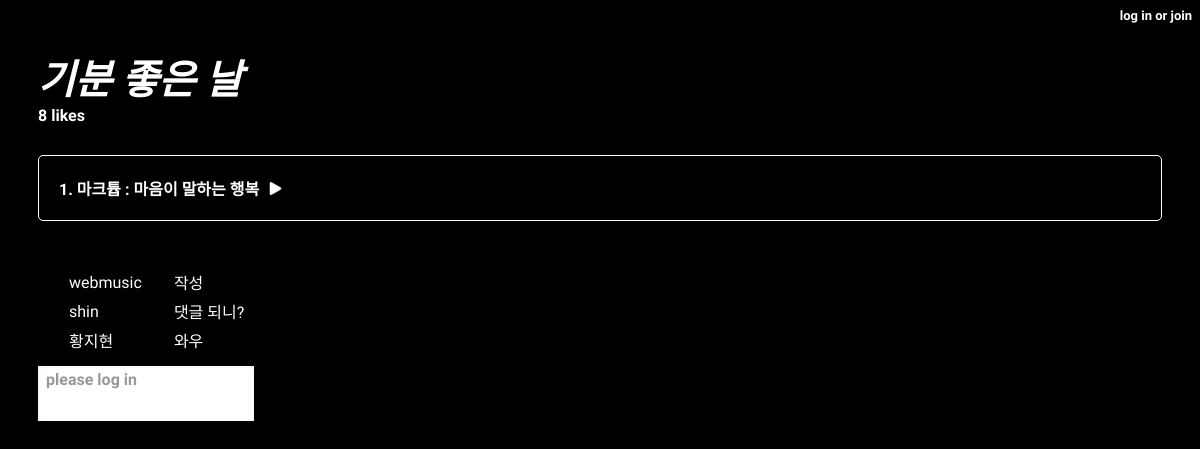
Before: /music/2/playlist/ with the older database file.
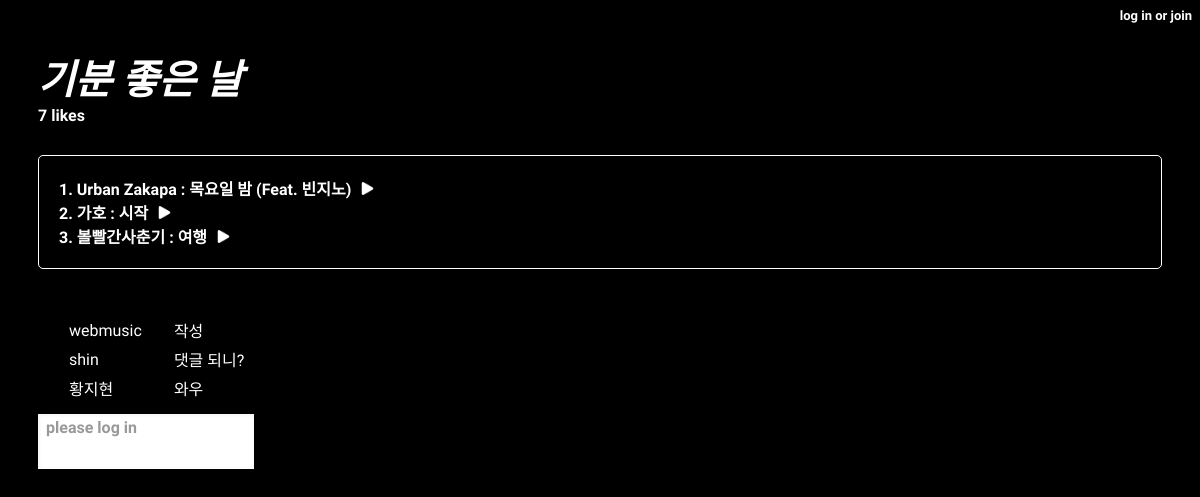
After: the same page with the newer database file.
### music/models.py (models this page shows, shortened)
class MyPlaylist(models.Model):
    mp_name = models.CharField(max_length=100, null=True)
    mp_like = models.IntegerField(default=0)
    list_pub_date = models.DateTimeField(auto_now=True)
    user_fk = models.ForeignKey(User, on_delete=models.CASCADE, null=True)

class Playlist(models.Model):
    music_fk = models.ForeignKey(Music, on_delete=models.CASCADE, null=True)
    myplaylist_fk = models.ForeignKey(MyPlaylist, on_delete=models.CASCADE, null=True)
    user_fk = models.ForeignKey(User, on_delete=models.CASCADE, null=True)

class Music(models.Model):
    m_like = models.IntegerField(default=0)
    m_title = models.CharField(max_length=100)
    m_videoCd = models.CharField(max_length=100, null=True)
    artist_fk = models.ForeignKey(Artist, on_delete=models.CASCADE)

class Artist(models.Model):
    a_name = models.CharField(max_length=50)
    def __str__(self):
        return self.a_name

class PlaylistComment(models.Model):
    c_contents = models.TextField()
    user_fk = models.ForeignKey(User, on_delete=models.CASCADE, null=True)
    myplaylist_fk = models.ForeignKey(MyPlaylist, on_delete=models.CASCADE, null=True)

### music/views.py (the view, shortened to what this page needs)
# urls.py: path('<int:list_id>/playlist/', views.playlist, name='playlist'),
def playlist(request, list_id):
    playlists = get_object_or_404(models.MyPlaylist, pk=list_id)
    if request.user.is_authenticated:
        user = request.user
        profile = Profile.objects.get(user=user)
        p_liked = profile.like_playlist.filter(id=list_id)
        if p_liked.exists():
            p_liked = False
        else:
            p_liked = True
        context = {'playlists': playlists, 'p_liked': p_liked}
    else:
        context = {'playlists': playlists, 'p_liked': True, 'form': PopupLoginForm()}
    return render(request, 'playlist.html', context)

### templates/playlist.html (shortened to what the changed rows need)
<head>
</head>
<div id="box">
    {% block html_body %}
    <div id="content" style="padding-top: 40px">
        <div id="list_title" style="">
            <h1 style="font-style: italic; font-size:40px; margin:0px">{{ playlists.mp_name }}</h1>
            {{ playlists.mp_like }}
            {% if user.is_authenticated %}
            {% if p_liked %}
            <a id="like_btn1" href="{% url 'music:playlist_like_toggle' playlists.id %}" role="button"
               class="btn btn-outline-primary"><img src="/static/heart-b.png" width="20px"></a>
            {% else %}
            <a id="like_btn2" href="{% url 'music:playlist_like_toggle' playlists.id %}" role="button"
               class="btn btn-outline-primary"><img src="/static/heart.png" width="20px"></a>
            {% endif %}
            {% else %}
            <a id="like_btn3" role="button" class="btn btn-outline-primary" >likes</a>
            {% endif %}
        </div>
        <div id="music_list" class="overflow-auto" style="height: auto; margin: 30px 30px 40px 0px; padding:20px; border:1px solid white; border-radius: 5px;">
            {% for song in playlists.playlist_set.all %}
            <div>{{ forloop.counter }}. {{ song.music_fk.artist_fk.a_name }} : {{ song.music_fk.m_title }}
                <button type="button" class="play"
                        onclick="window.open('/music/musicvideo/{{ song.music_fk.m_videoCd }}/{{ song.music_fk.m_title }}/{{ song.music_fk.artist_fk }}/', 'video_popup', 'width=720, height=500, left='+popup_x+', top='+popup_y+'')"
                        style="background-color:black; border:none;"><img src="/static/play.png" width="13px"></button></div>
            {% endfor %}
        </div>
        <div id="comment" style="">
            <table class="table">
                <thead>
                <tr>
                    <th scope="col"></th>
                    <th scope="col"></th>
                    <th scope="col"></th>
                </tr>
                </thead>
                <tbody>
                {% for comment in playlists.playlistcomment_set.all %}
                <tr>
                    <td>{{ comment.user_fk }}</td>
                    <td>{{ comment.c_contents }}</td>
                    {% if comment.user_fk == request.user %}
                    <td><a href="{% url 'music:delete_comment' playlists.id %}" class="btn btn-outline-danger">X</a> </td>
                    {% else %}
                    <td></td>
                    {% endif %}
                </tr>
                {% endfor %}
                </tbody>
            </table>
            <form action="{% url 'music:create_comment' playlists.id %}" method="post">
            </form>
        </div>
    </div>
</div>
{% endblock %}

Changed rows visible on the page:
removed Playlist: music_fk.artist_fk.a_name "마크튭", music_fk.m_title "마음이 말하는 행복"
changed MyPlaylist "기분 좋은 날": mp_like "8" → "7"
added Playlist: music_fk.artist_fk.a_name "Urban Zakapa", music_fk.m_title "목요일 밤 (Feat. 빈지노)"
now on this page (row edited): Playlist: music_fk.artist_fk.a_name "가호", music_fk.m_title "시작"
now on this page (row edited): Playlist: music_fk.artist_fk.a_name "볼빨간사춘기", music_fk.m_title "여행"
